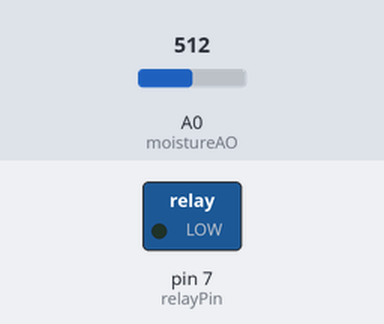
The sketch below on a simulated Arduino Uno, built with avr-gcc and run on an emulated ATmega328P. On the bench: switched loads named in the sketch (green lamp = pin HIGH). Inputs (shaded band) come from the test bench; at power-on: A0 (moistureAO) = 512. What the sketch prints to the serial monitor is not drawn.

Above: at 0.1 s.
At 1.1 s:
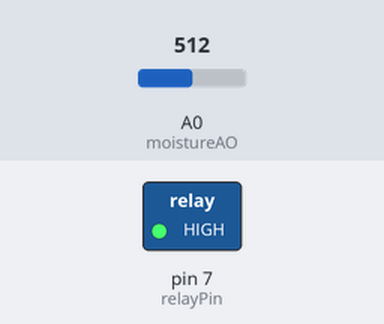
Timing chart, 0 to 2.6 s (numbered marks = the images above):
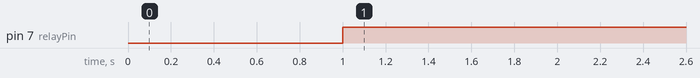

Measured:
- by itself, pin 7 (relayPin): LOW → HIGH at 1.0 s

The sketch:

Plant_System_code.ino
```cpp
const int moistureAO = 0;

int AO = 0; // Pin connected to A0 on the controller
int tmp = 0; // Value of the analog pin
int buzzPin = 11; // Pin connected to the piezo buzzer
int LED = 13; // Pin connected to the LED
int relayPin = 7; //pin connected to relay
void setup () {
  Serial.begin(9600); // Send Arduino reading to IDE
  Serial.println("Soil moisture sensor");
  pinMode(moistureAO, INPUT);
  pinMode(relayPin, OUTPUT);

}
void loop () {
  tmp = analogRead( moistureAO );
  if ( tmp != AO ) {
    AO = tmp;
    Serial.print("Resistance = "); // Show the resistance value of the sensor
    Serial.println(AO);
  }
  delay (1000);
  if (analogRead(A0) > 500){ // If the reading is higher than 900,
    digitalWrite(relayPin,HIGH); //rely will activate and pump will start working
    delay(1000); // Wait for 1 second
    digitalWrite(buzzPin, LOW);
    digitalWrite(LED, HIGH);
    digitalWrite(relayPin,HIGH);
    delay(1000);

  }
  else {
    digitalWrite(relayPin,LOW);
  }
}
```
